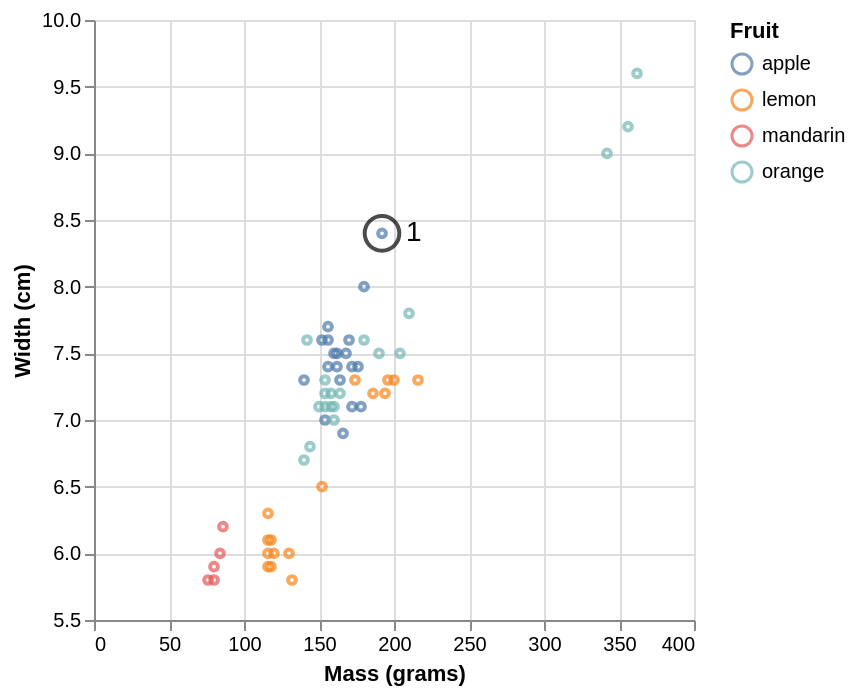

Here is the notebook cell this chart was saved with:
### Markdown cell above
Run the cell below, and visually inspect the scatterplot to find the nearest neighbour to the first observation based on mass and width (the first observation has been circled for you).

### Code cell
# Create the scatterplot
fruit_chart = alt.Chart(fruit_data).mark_point(size=15).encode(
    x=alt.X("mass").title("Mass (grams)"),
    y=alt.Y("width")
        .title("Width (cm)")
        .scale(zero=False),
    color=alt.Color("fruit_name").title("Fruit")
)
# Create the circle around point1
point1 = alt.Chart().mark_point(size=300, color='black').encode(
    x=alt.datum(fruit_data.loc[0, "mass"]),
    y=alt.datum(fruit_data.loc[0, "width"])
)

# Layer the scatterplot, point1 circle, and a text annotation
fruit_chart + point1 + point1.mark_text(size=14, dx=12, align='left').encode(text=alt.datum('1'))

### Figure 1 — Vega specification as saved in the notebook (floating-point values rounded to 4 significant figures)
{"$schema": "https://vega.github.io/schema/vega/v5.json", "data": [{"name": "empty", "values": [{}]}, {"name": "source_0", "values": [{"fruit_name": "apple", "mass": 192, "width": 8.4}, {"fruit_name": "apple", "mass": 180, "width": 8.0}, {"fruit_name": "apple", "mass": 176, "width": 7.4}, {"fruit_name": "mandarin", "mass": 86, "width": 6.2}, {"fruit_name": "mandarin", "mass": 84, "width": 6.0}, {"fruit_name": "mandarin", "mass": 80, "width": 5.8}, {"fruit_name": "mandarin", "mass": 80, "width": 5.9}, {"fruit_name": "mandarin", "mass": 76, "width": 5.8}, {"fruit_name": "apple", "mass": 178, "width": 7.1}, {"fruit_name": "apple", "mass": 172, "width": 7.4}, {"fruit_name": "apple", "mass": 166, "width": 6.9}, {"fruit_name": "apple", "mass": 172, "width": 7.1}, {"fruit_name": "apple", "mass": 154, "width": 7.0}, {"fruit_name": "apple", "mass": 164, "width": 7.3}, {"fruit_name": "apple", "mass": 152, "width": 7.6}, {"fruit_name": "apple", "mass": 156, "width": 7.7}, {"fruit_name": "apple", "mass": 156, "width": 7.6}, {"fruit_name": "apple", "mass": 168, "width": 7.5}, {"fruit_name": "apple", "mass": 162, "width": 7.5}, {"fruit_name": "apple", "mass": 162, "width": 7.4}, {"fruit_name": "apple", "mass": 160, "width": 7.5}, {"fruit_name": "apple", "mass": 156, "width": 7.4}, {"fruit_name": "apple", "mass": 140, "width": 7.3}, {"fruit_name": "apple", "mass": 170, "width": 7.6}, {"fruit_name": "orange", "mass": 342, "width": 9.0}, {"fruit_name": "orange", "mass": 356, "width": 9.2}, {"fruit_name": "orange", "mass": 362, "width": 9.6}, {"fruit_name": "orange", "mass": 204, "width": 7.5}, {"fruit_name": "orange", "mass": 140, "width": 6.7}, {"fruit_name": "orange", "mass": 160, "width": 7.0}, {"fruit_name": "orange", "mass": 158, "width": 7.1}, {"fruit_name": "orange", "mass": 210, "width": 7.8}, {"fruit_name": "orange", "mass": 164, "width": 7.2}, {"fruit_name": "orange", "mass": 190, "width": 7.5}, {"fruit_name": "orange", "mass": 142, "width": 7.6}, {"fruit_name": "orange", "mass": 150, "width": 7.1}, {"fruit_name": "orange", "mass": 160, "width": 7.1}, {"fruit_name": "orange", "mass": 154, "width": 7.3}, {"fruit_name": "orange", "mass": 158, "width": 7.2}, {"fruit_name": "orange", "mass": 144, "width": 6.8}, {"fruit_name": "orange", "mass": 154, "width": 7.1}, {"fruit_name": "orange", "mass": 180, "width": 7.6}, {"fruit_name": "orange", "mass": 154, "width": 7.2}, {"fruit_name": "lemon", "mass": 194, "width": 7.2}, {"fruit_name": "lemon", "mass": 200, "width": 7.3}, {"fruit_name": "lemon", "mass": 186, "width": 7.2}, {"fruit_name": "lemon", "mass": 216, "width": 7.3}, {"fruit_name": "lemon", "mass": 196, "width": 7.3}, {"fruit_name": "lemon", "mass": 174, "width": 7.3}, {"fruit_name": "lemon", "mass": 132, "width": 5.8}, {"fruit_name": "lemon", "mass": 130, "width": 6.0}, {"fruit_name": "lemon", "mass": 116, "width": 6.0}, {"fruit_name": "lemon", "mass": 118, "width": 5.9}, {"fruit_name": "lemon", "mass": 120, "width": 6.0}, {"fruit_name": "lemon", "mass": 116, "width": 6.1}, {"fruit_name": "lemon", "mass": 116, "width": 6.3}, {"fruit_name": "lemon", "mass": 116, "width": 5.9}, {"fruit_name": "lemon", "mass": 152, "width": 6.5}, {"fruit_name": "lemon", "mass": 118, "width": 6.1}]}, {"name": "source_0_color_domain_fruit_name", "values": [{"fruit_name": "apple"}, {"fruit_name": "mandarin"}, {"fruit_name": "orange"}, {"fruit_name": "lemon"}]}], "marks": [{"type": "symbol", "name": "layer_0_marks", "from": {"data": "source_0"}, "encode": {"update": {"size": {"value": 15}, "stroke": {"field": "fruit_name", "scale": "color"}, "opacity": {"value": 0.7}, "y": {"field": "width", "scale": "y"}, "x": {"field": "mass", "scale": "x"}, "fill": {"value": "transparent"}}}, "style": ["point"]}, {"type": "symbol", "name": "layer_1_marks", "from": {"data": "empty"}, "encode": {"update": {"opacity": {"value": 0.7}, "x": {"value": 192, "scale": "x"}, "size": {"value": 300}, "y": {"value": 8.4, "scale": "y"}, "stroke": {"value": "black"}, "fill": {"value": "transparent"}}}, "style": ["point"]}, {"type": "text", "name": "layer_2_marks", "from": {"data": "empty"}, "encode": {"update": {"fontSize": {"value": 14}, "x": {"value": 192, "scale": "x"}, "text": {"signal": "isValid(\"1\") ? \"1\" : \"\"+\"1\""}, "fill": {"value": "black"}, "dx": {"value": 12}, "align": {"value": "left"}, "y": {"value": 8.4, "scale": "y"}, "baseline": {"value": "middle"}}}, "style": ["text"]}], "scales": [{"name": "x", "type": "linear", "domain": {"fields": [{"data": "source_0", "field": "mass"}, [192]]}, "range": [0, {"signal": "width"}], "zero": true, "nice": true}, {"name": "y", "type": "linear", "domain": {"fields": [{"data": "source_0", "field": "width"}, [8.4]]}, "range": [{"signal": "height"}, 0], "nice": true, "zero": false}, {"name": "color", "type": "ordinal", "domain": {"data": "source_0_color_domain_fruit_name", "field": "fruit_name", "sort": true}, "range": "category"}], "axes": [{"scale": "x", "ticks": false, "labels": false, "maxExtent": 0, "zindex": 0, "gridScale": "y", "grid": true, "orient": "bottom", "tickCount": {"signal": "ceil(width/40)"}, "aria": false, "domain": false, "minExtent": 0}, {"scale": "y", "gridScale": "x", "tickCount": {"signal": "ceil(height/40)"}, "labels": false, "minExtent": 0, "orient": "left", "grid": true, "domain": false, "zindex": 0, "ticks": false, "maxExtent": 0, "aria": false}, {"scale": "x", "zindex": 0, "grid": false, "orient": "bottom", "title": "Mass (grams)", "labelFlush": true, "labelOverlap": true, "tickCount": {"signal": "ceil(width/40)"}}, {"scale": "y", "labelOverlap": true, "grid": false, "orient": "left", "title": "Width (cm)", "zindex": 0, "tickCount": {"signal": "ceil(height/40)"}}], "style": "cell", "width": 300, "background": "white", "padding": 5, "height": 300, "legends": [{"title": "Fruit", "stroke": "color", "symbolType": "circle", "encode": {"symbols": {"update": {"fill": {"value": "transparent"}, "opacity": {"value": 0.7}}}}}]}
